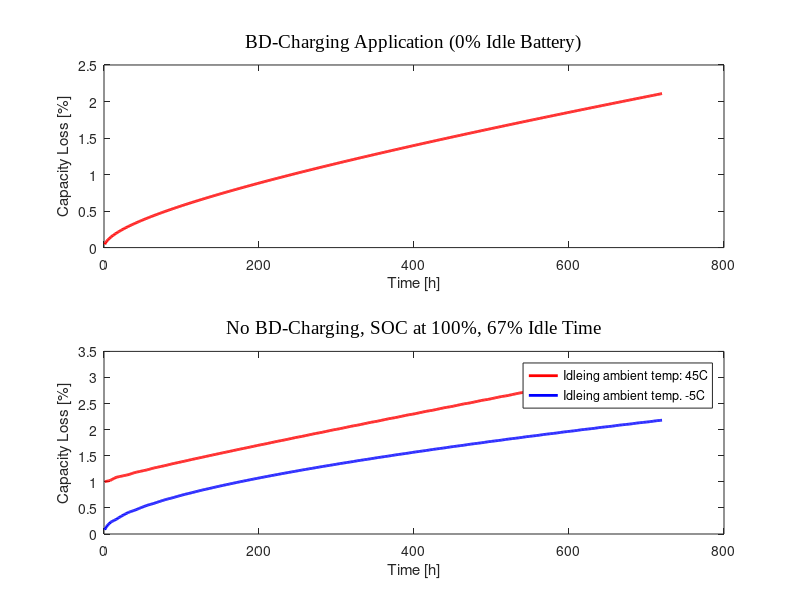

Write MATLAB code to recreate this figure.
clc
clear variables

% Based on a Volkswagen ID. 4, from EV-database. C-rate of 1/4 for both
% discharging and charging (19.25 kW). 

% Driving based on 23 Celsius, 110 km/h 
T = 23+273.15;
Voltage = 3.6; % Assume Nominal voltage
I_0 = 3; % [Assuming cell-level, with 12 Ah cells


% SOC of the different drive cycles throughout a day
% These are all not used in this version however, but as driving cycles changes
% they will likely become useful
BD_excessive_dailycycle = [0.5, 0.75, 0.5, 0.75, 0.5, 0.75, 0.5, 0.75, 1.0, 0.75, 0.5, 0.25, 0, 0.25, 0.5, 0.75, 0.5, 0.75, 0.5, 0.75, 0.5, 0.75, 0.5, 0.75];
no_BD_dailycycle = [1, 1, 1, 1, 1, 1, 1, 1, 1, 0.75, 0.5, 0.25, 0, 0.25, 0.5, 0.75, 1, 1, 1, 1, 1, 1, 1, 1];
no_BD_power = [0, 0, 0, 0, 0, 0, 0, 0, 19.25, 19.25, 19.25, 19.25, 19.25, 19.25, 19.25, 19.25, 0, 0, 0, 0, 0, 0, 0, 0];
BD_DOD = 0.5; % Average, approx 2 cycles with 25% and one with 100%
no_BD_DOD = 1;
no_BD_SOC = 0.8;


C_rate = 1/4; % Same during charge and discharge
power = 19.25 * 10^3; % [W]

sim_days = 30; % Number of days to simulate battery tear
% OBSERVE: Inaccurate on small number of days, as the linear model of the
% calendar agings +1-term becomes to significant.

BD_excessive_cycle = repmat(BD_excessive_dailycycle, 1, sim_days);
no_BD_cycle = repmat(no_BD_dailycycle, 1, sim_days);
no_BD_power = repmat(no_BD_power, 1, sim_days);

% Cycling model used from SPM
% Fitting Parameters
a1 = 4.34*10^(-7);
a2 = 35;
a3 = -3.23;
a4 = -5010;
a5 = 0.64;
a6 = 63.7;

t = linspace(1, length(BD_excessive_cycle), length(BD_excessive_cycle));

%% MODEL FOR CONSTANTLY USED EV
% Since BD is constantly cycling, we do not need to use the calendar aging
% model
C_loss_bd = a1*(t+a2*sqrt(t))*(Voltage+a3)*(exp(a4/T)+I_0*a5*(BD_DOD+a6)^2); 




%% MODEL FOR CALENDAR + CYCLIC
% Calendar model for 45 celsius used, as the temperature is likely higher in the
% battery pack then the ambient. The model is also understated compared
% with others


C_loss_no_bd_warm = ones(1, length(no_BD_cycle));
C_loss_no_bd_cold = ones(1, length(no_BD_cycle));
func_value_warm = 1+(0.004*no_BD_SOC)*t(1); % Initial Value, first hour is assumed to be idle
func_value_cold = (0.09*no_BD_SOC+0.01)*sqrt(t(1)); % Initial Value, first hour is assumed to be idle

C_loss_no_bd_warm(1) = func_value_warm;
C_loss_no_bd_cold(1) = func_value_cold;
for i=2:length(no_BD_power)
    if no_BD_power(i)==0 % Use Calendar aging model
        %C_loss_no_bd(i) = 1+(0.004*no_BD_SOC)*t(i);
            
        % Warm ambient temperature
        C_loss_no_bd_warm(i) = func_value_warm + 0.004*no_BD_SOC; % Eulers Method, 45 deg
        func_value_warm = C_loss_no_bd_warm(i);            
        
        % Cold ambient temperature
        C_loss_no_bd_cold(i) = func_value_cold + (0.045*no_BD_SOC+0.005)/(sqrt(t(i))); % Eulers Method
        func_value_cold = C_loss_no_bd_cold(i);
    else
        % C_loss_no_bd(i) = a1*(t(i)+a2*sqrt(t(i)))*(Voltage+a3)*(exp(a4/T)+I_0*a5*(no_BD_DOD+a6)^2);
        C_loss_no_bd_cold(i) = func_value_cold + a1*(a2/(2*sqrt(t(i)))+1)*(a3+Voltage)*(exp(a4/T)+a5*I_0*(a6+no_BD_DOD)^2);
        C_loss_no_bd_warm(i) = func_value_warm + a1*(a2/(2*sqrt(t(i)))+1)*(a3+Voltage)*(exp(a4/T)+a5*I_0*(a6+no_BD_DOD)^2);
        func_value_cold = C_loss_no_bd_cold(i);
        func_value_warm = C_loss_no_bd_warm(i);
    end
end

subplot(2, 1, 1)
plot(t, C_loss_bd, "linewidth", 2, "LineStyle","-", "color", "r")
title("BD-Charging Application (0% Idle Battery)", "FontSize", 14, "FontWeight", "normal", "FontName", "Times New Roman")
ylabel("Capacity Loss [%]")
xlabel("Time [h]")

subplot(2, 1, 2)
plot(t, C_loss_no_bd_warm, "linewidth", 2, "LineStyle","-", "color", "r")
hold on
plot(t, C_loss_no_bd_cold, "linewidth", 2, "LineStyle","-", "color", "b")
title("No BD-Charging, SOC at 100%, 67% Idle Time", "FontSize", 14, "FontWeight", "normal", "FontName", "Times New Roman")
ylabel("Capacity Loss [%]")
xlabel("Time [h]")

legend("Idleing ambient temp: 45C", "Idleing ambient temp. -5C")
